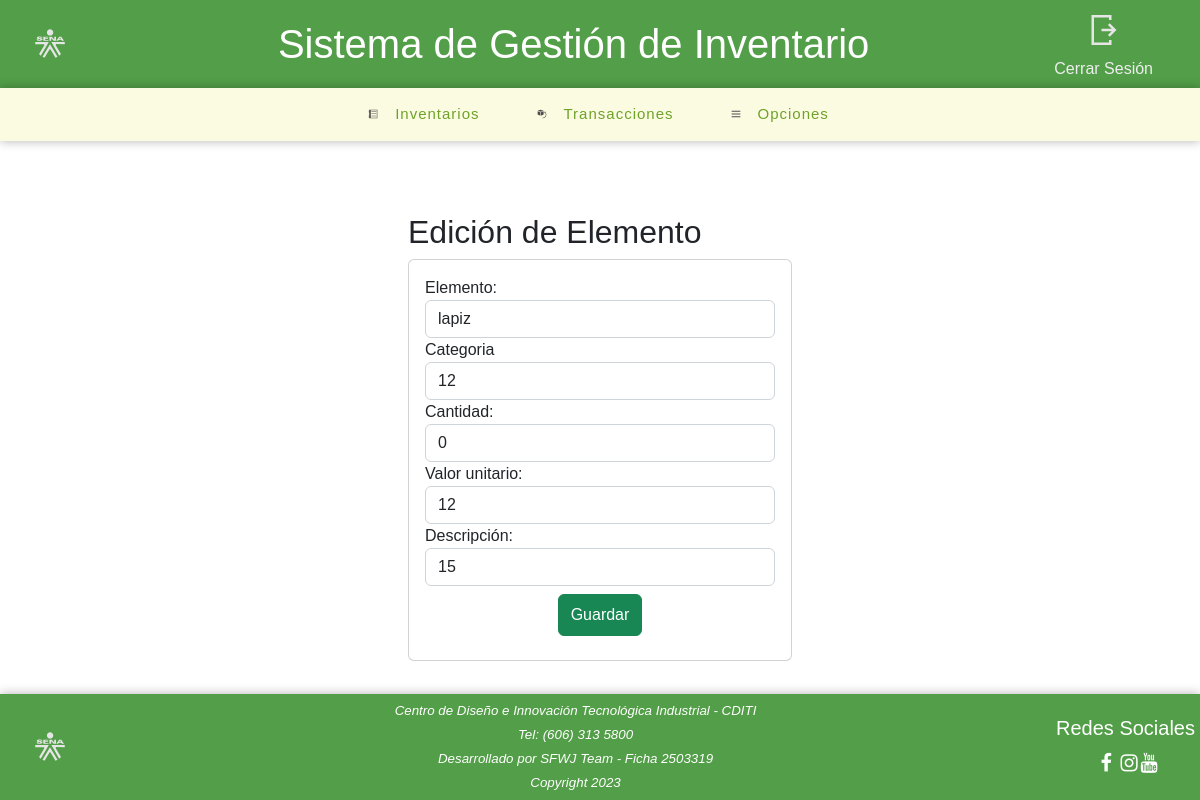
Page /senaback/edicion_elemento/1/ (signed in) on the committed database.
### senaback/models.py (models this page shows, shortened)
class ElementoConsumible(models.Model):
    nombre_consumible =  models.CharField(max_length=15, unique=True)
    categoria = models.CharField(max_length=25)
    cantidad_total = models.IntegerField()
    valor = models.IntegerField()
    descripcion_elemento =  models.CharField(max_length=30)

### senaback/views.py (the view)
# urls.py: path('edicion_elemento/<int:id>/', views.Edicion_Elementos_Consumibles, name='Edicion_Elementos_Consumibles'),
@login_required
def Edicion_Elementos_Consumibles(request, id):
    if request.method == 'POST':
        _id = request.POST['id']
        nombre_consumible = request.POST['txtnombre_consumible']
        categoria = request.POST['txtcategoria']
        cantidad_total = request.POST['txtcantidad_total']
        valor = request.POST['txtvalor']
        descripcion_elemento = request.POST['txtdescripcion_elemento']
        element_cosumible = ElementoConsumible.objects.get(id=_id)
        element_cosumible.nombre_consumible = nombre_consumible
        element_cosumible.categoria = categoria
        element_cosumible.cantidad_total = cantidad_total
        element_cosumible.valor = valor
        element_cosumible.descripcion_elemento = descripcion_elemento
        element_cosumible.save()
        return redirect('list_consumables')
    else:
        element_consumible = ElementoConsumible.objects.get(id=id)
        return render(request, "senaback/editarElementos.html", {"element_cosumible": element_consumible})

### senaback/templates/senaback/editarElementos.html (shortened to what this page needs)
{% extends "./index_main.html" %}
{% load static %}
{% block css %}
    <link href="{% static 'senaback/css/stylesmain5.css' %}" rel="stylesheet">
{% endblock css %}
{% block content %}
<br>
<br>
<br>
<div class="row">
    <div class="col-md-4 offset-md-4">
        <h2>Edición de Elemento</h2>
        <div class="card">
            <div class="card-body">
                <form action="." method="POST">
                    <div class="form-group">
                        <label for="nombre_consumible">Elemento:</label>
                        <input type="text" name="txtnombre_consumible" value="{{ element_cosumible.nombre_consumible }}" class="form-control" placeholder="Nombre" maxlength="50" required>
                    </div>
                    <div class="form-group">
                        <label for="categoria">Categoria</label>
                        <input type="text" name="txtcategoria" value="{{ element_cosumible.categoria }}" class="form-control" min="1" max="9" maxlength="50" required>
                    </div>
                    <div class="form-group">
                        <label for="cantidad_total">Cantidad:</label>
                        <input type="text" name="txtcantidad_total" value="{{ element_cosumible.cantidad_total }}" class="form-control" min="1" max="9" maxlength="50" required>
                    </div>
                    <div class="form-group">
                        <label for="valor">Valor unitario:</label>
                        <input type="text" name="txtvalor" value="{{ element_cosumible.valor }}" class="form-control" min="1" max="9" maxlength="50" required>
                    </div>
                    <div class="form-group">
                        <label for="descripcion_elemento">Descripción:</label>
                        <input type="text" name="txtdescripcion_elemento" value="{{ element_cosumible.descripcion_elemento }}" class="form-control" min="1" max="9" maxlength="50" required>
                    </div>
                    <div class="form-group">
                        <div class="text-center">
                            <button type="submit" class="btn btn-success text-white my-2 py-2">Guardar</button>
                        </div>
                    </div>
                </form>
            </div>
        </div>
    </div>
</div>
{% endblock %}

### senaback/static/senaback/css/estilo2.css (style rules this page uses)
html { overflow-y: scroll; }
:root { --color_1: #39a900; --color_2: #00324d; --color_3: #82def0; --color_4: #fbfbe2; --verde_1: #6ea329; --verde_2: #539e48; --verde_3: #6ea329; --tipografia_1: ; --tipografia_2: ; }
html { min-height: 100%; position: relative; }
body { font-family: Verdana, sans-serif; font-style: normal; margin: 0; padding: 0; background-size: cover; overflow: hidden; display: flex; flex-direction: column; min-height: 100vh; }

### rows in the picture
ElementoConsumible: txtnombre_consumible "lapiz", txtcategoria "12", txtcantidad_total "0", txtvalor "12", txtdescripcion_elemento "15"
